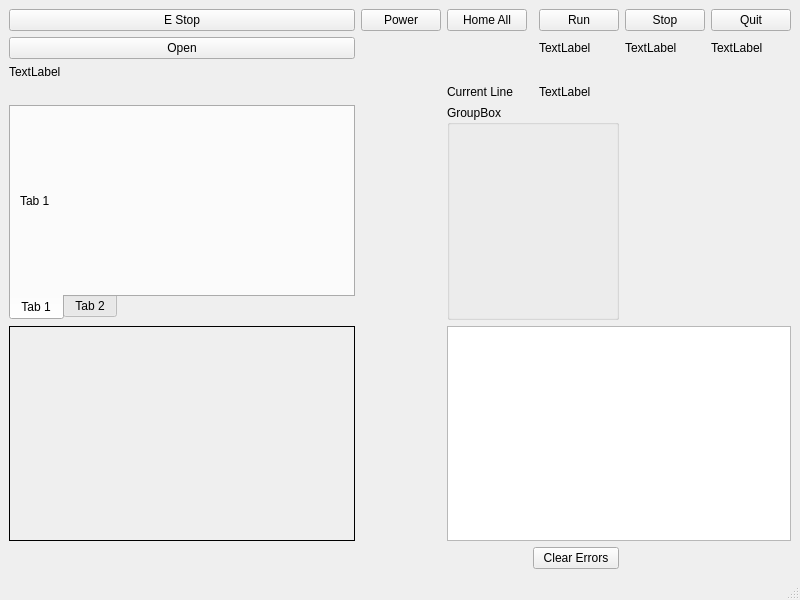
<?xml version="1.0" encoding="UTF-8"?>
<ui version="4.0">
 <class>MainWindow</class>
 <widget class="QMainWindow" name="MainWindow">
  <property name="geometry">
   <rect>
    <x>0</x>
    <y>0</y>
    <width>800</width>
    <height>600</height>
   </rect>
  </property>
  <property name="windowTitle">
   <string>MainWindow</string>
  </property>
  <widget class="QWidget" name="centralwidget">
   <layout class="QGridLayout" name="gridLayout">
    <item row="3" column="4">
     <widget class="QLabel" name="motion_line_lb">
      <property name="text">
       <string>TextLabel</string>
      </property>
     </widget>
    </item>
    <item row="3" column="2" colspan="2">
     <widget class="QLabel" name="label">
      <property name="text">
       <string>Current Line</string>
      </property>
     </widget>
    </item>
    <item row="0" column="0">
     <widget class="QPushButton" name="estop_pb">
      <property name="text">
       <string>E Stop</string>
      </property>
     </widget>
    </item>
    <item row="0" column="4">
     <widget class="QPushButton" name="run_pb">
      <property name="text">
       <string>Run</string>
      </property>
     </widget>
    </item>
    <item row="1" column="4">
     <widget class="QLabel" name="dro_lb_x">
      <property name="text">
       <string>TextLabel</string>
      </property>
     </widget>
    </item>
    <item row="0" column="1">
     <widget class="QPushButton" name="power_pb">
      <property name="text">
       <string>Power</string>
      </property>
     </widget>
    </item>
    <item row="0" column="2">
     <widget class="QPushButton" name="home_all_pb">
      <property name="text">
       <string>Home All</string>
      </property>
     </widget>
    </item>
    <item row="6" column="3" colspan="2">
     <widget class="QPushButton" name="clear_errors_pb">
      <property name="text">
       <string>Clear Errors</string>
      </property>
     </widget>
    </item>
    <item row="5" column="2" colspan="5">
     <widget class="QPlainTextEdit" name="errors_pte"/>
    </item>
    <item row="1" column="6">
     <widget class="QLabel" name="dro_lb_z">
      <property name="text">
       <string>TextLabel</string>
      </property>
     </widget>
    </item>
    <item row="1" column="5">
     <widget class="QLabel" name="dro_lb_y">
      <property name="text">
       <string>TextLabel</string>
      </property>
     </widget>
    </item>
    <item row="0" column="5">
     <widget class="QPushButton" name="stop_pb">
      <property name="text">
       <string>Stop</string>
      </property>
     </widget>
    </item>
    <item row="4" column="0">
     <widget class="QTabWidget" name="tabWidget">
      <property name="tabPosition">
       <enum>QTabWidget::South</enum>
      </property>
      <property name="currentIndex">
       <number>0</number>
      </property>
      <widget class="QWidget" name="tab">
       <attribute name="title">
        <string>Tab 1</string>
       </attribute>
       <layout class="QGridLayout" name="gridLayout_2">
        <item row="0" column="0">
         <widget class="QLabel" name="label_2">
          <property name="text">
           <string>Tab 1</string>
          </property>
         </widget>
        </item>
       </layout>
      </widget>
      <widget class="QWidget" name="tab_2">
       <attribute name="title">
        <string>Tab 2</string>
       </attribute>
       <layout class="QGridLayout" name="gridLayout_3">
        <item row="0" column="0">
         <widget class="QLabel" name="label_3">
          <property name="text">
           <string>Tab 2</string>
          </property>
         </widget>
        </item>
       </layout>
      </widget>
     </widget>
    </item>
    <item row="5" column="0">
     <widget class="QStackedWidget" name="stackedWidget">
      <property name="frameShape">
       <enum>QFrame::Box</enum>
      </property>
      <widget class="QWidget" name="page"/>
      <widget class="QWidget" name="page_2"/>
     </widget>
    </item>
    <item row="4" column="2" colspan="3">
     <widget class="QGroupBox" name="groupBox">
      <property name="title">
       <string>GroupBox</string>
      </property>
     </widget>
    </item>
    <item row="1" column="0">
     <widget class="QPushButton" name="open_pb">
      <property name="text">
       <string>Open</string>
      </property>
     </widget>
    </item>
    <item row="2" column="0">
     <widget class="QLabel" name="file_lb">
      <property name="text">
       <string>TextLabel</string>
      </property>
     </widget>
    </item>
    <item row="0" column="6">
     <widget class="QPushButton" name="quit_pb">
      <property name="text">
       <string>Quit</string>
      </property>
     </widget>
    </item>
   </layout>
  </widget>
  <widget class="QMenuBar" name="menubar">
   <property name="geometry">
    <rect>
     <x>0</x>
     <y>0</y>
     <width>800</width>
     <height>24</height>
    </rect>
   </property>
  </widget>
  <widget class="QStatusBar" name="statusbar"/>
 </widget>
 <resources/>
 <connections/>
</ui>
